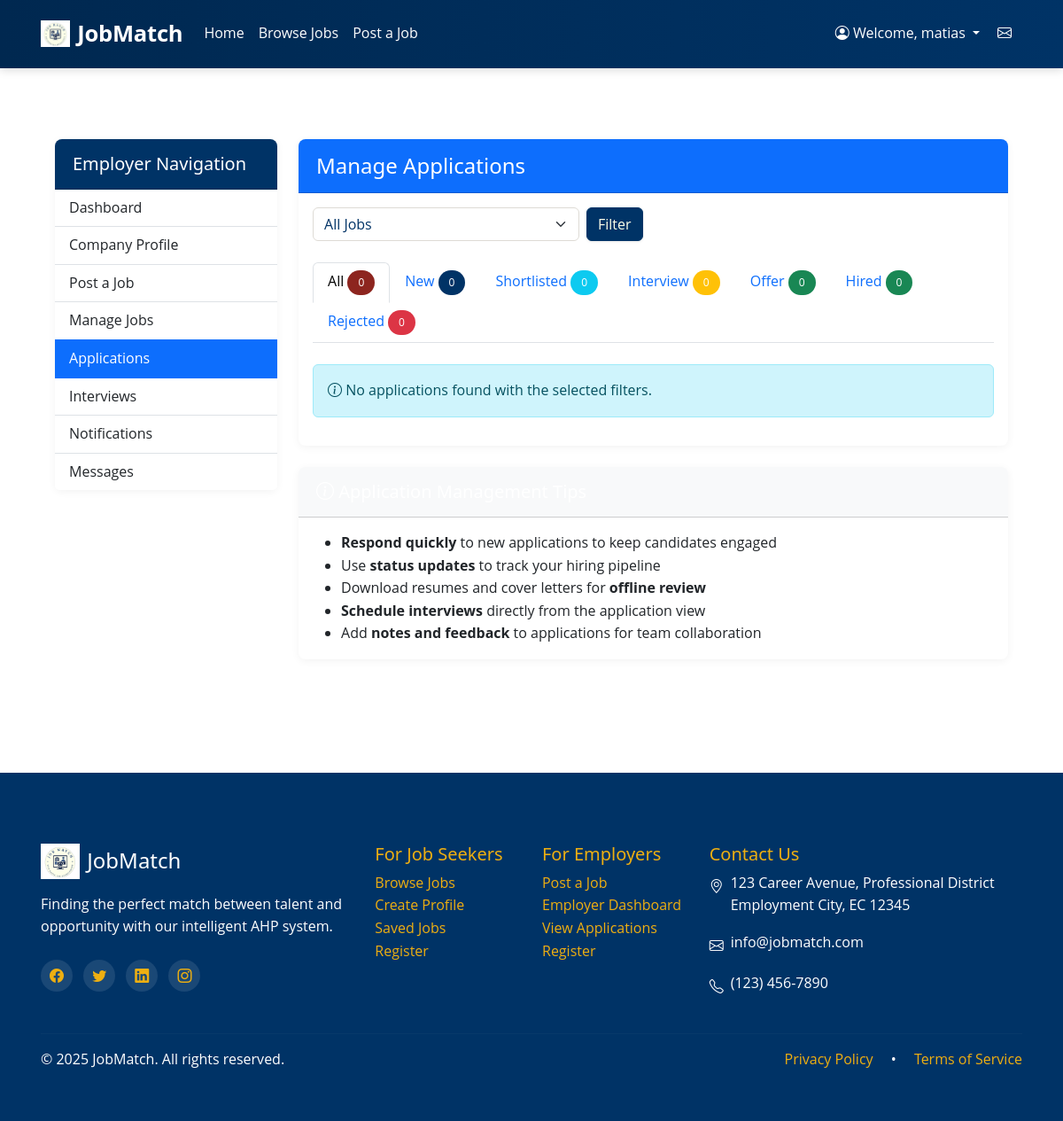
Before: /employer/manage-applications.php (signed in) with the older database file.
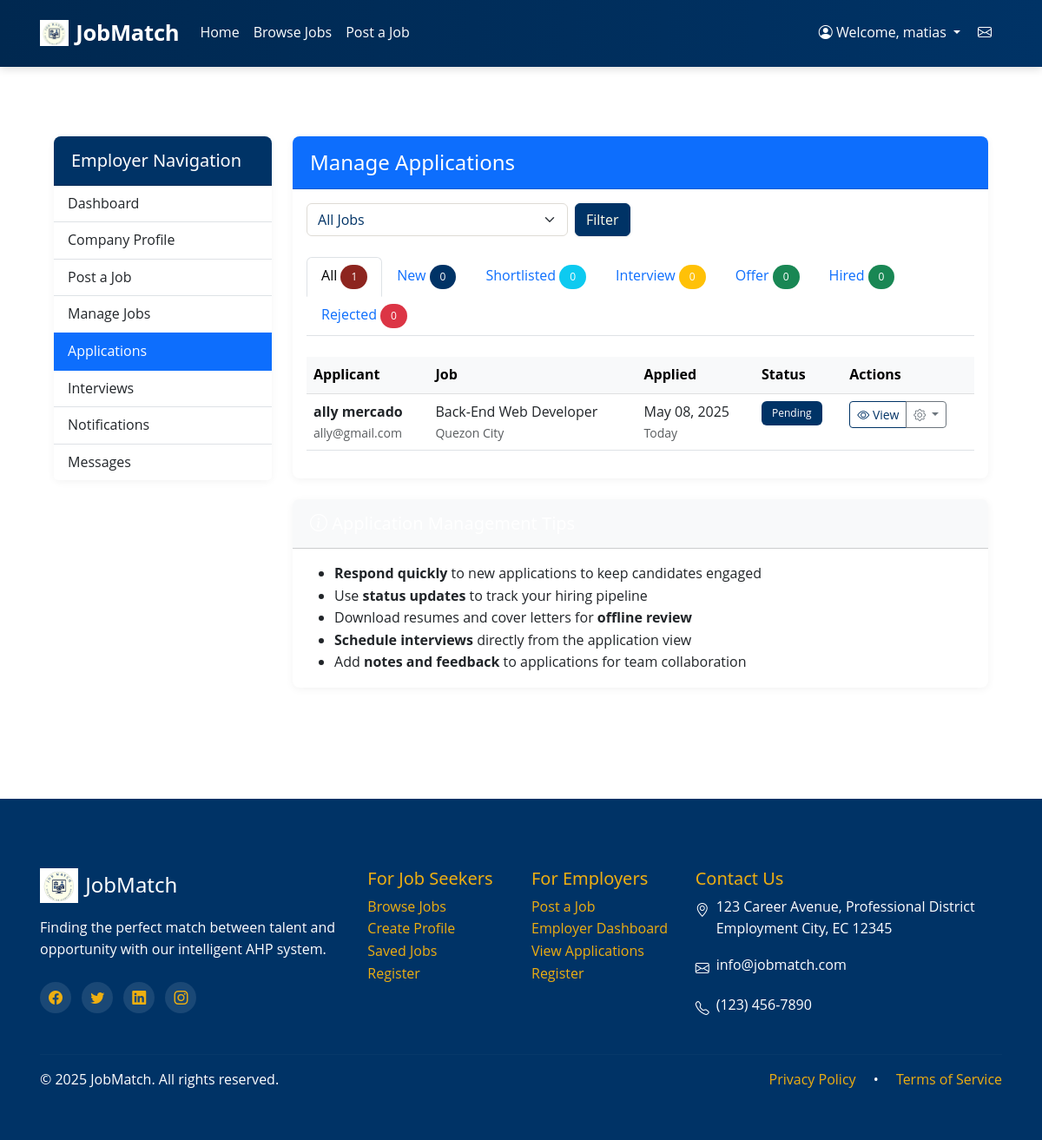
After: the same page with the newer database file.
### tables this page shows
CREATE TABLE `users` (
  `id` int NOT NULL,
  `username` varchar(50) NOT NULL,
  `password` varchar(255) NOT NULL,
  `email` varchar(100) NOT NULL,
  `user_type` enum('jobseeker','employer','admin') NOT NULL,
  `created_at` datetime DEFAULT CURRENT_TIMESTAMP
);

CREATE TABLE `jobseeker_profiles` (
  `id` int NOT NULL,
  `user_id` int NOT NULL,
  `first_name` varchar(100) DEFAULT NULL,
  `last_name` varchar(100) DEFAULT NULL,
  `phone` varchar(20) DEFAULT NULL,
  `address` varchar(255) DEFAULT NULL,
  `city` varchar(100) DEFAULT NULL,
  `state` varchar(100) DEFAULT NULL,
  `zip_code` varchar(20) DEFAULT NULL,
  `country` varchar(100) DEFAULT NULL,
  `resume_path` varchar(255) DEFAULT NULL,
  `skills` text,
  `experience` text,
  `education` text,
  `preferred_location` varchar(255) DEFAULT NULL,
  `expected_salary` varchar(100) DEFAULT NULL,
  `experience_years` int DEFAULT '0',
  `preferred_locations` text,
  `preferred_job_type` varchar(50) DEFAULT NULL,
  `preferred_industry` varchar(100) DEFAULT NULL,
  `preferred_salary_min` decimal(12,2) DEFAULT NULL,
  `preferred_salary_max` decimal(12,2) DEFAULT NULL,
  `remote_only` tinyint(1) NOT NULL DEFAULT '0',
  `job_alerts` tinyint(1) NOT NULL DEFAULT '1',
  `preferences_updated` datetime DEFAULT NULL,
  `salary_expectation` decimal(12,2) DEFAULT NULL
);

CREATE TABLE `jobs` (
  `id` int NOT NULL,
  `title` varchar(255) NOT NULL,
  `description` text NOT NULL,
  `category_id` int NOT NULL,
  `location` varchar(255) NOT NULL,
  `salary` varchar(100) DEFAULT NULL,
  `posted_date` datetime DEFAULT CURRENT_TIMESTAMP,
  `employer_id` int DEFAULT NULL,
  `salary_min` decimal(10,2) DEFAULT NULL,
  `salary_max` decimal(10,2) DEFAULT NULL,
  `required_experience` int DEFAULT '0',
  `status` enum('pending','active','rejected','expired','filled') NOT NULL DEFAULT 'pending',
  `is_featured` tinyint(1) NOT NULL DEFAULT '0',
  `created_at` timestamp NULL DEFAULT CURRENT_TIMESTAMP,
  `job_type` enum('full_time','part_time','contract','internship','remote') NOT NULL DEFAULT 'full_time',
  `requirements` text,
  `responsibilities` text
);

CREATE TABLE `job_applications` (
  `id` int NOT NULL,
  `user_id` int NOT NULL,
  `job_id` int NOT NULL,
  `apply_date` datetime DEFAULT CURRENT_TIMESTAMP,
  `resume_path` varchar(255) DEFAULT NULL,
  `cover_letter` text,
  `status` enum('pending','shortlisted','interviewed','offered','rejected','withdrawn') DEFAULT 'pending'
);

### employer/manage-applications.php (the view, shortened to what the rows shown need)
<?php
require_once '../config/db_connect.php';
$employer_id = $_SESSION['user_id'];
$job_filter = "";
$status_filter = "";
$sql = "SELECT a.*, a.apply_date as applied_date, j.title as job_title,
        j.location as job_location,
        u.username, u.email, /* Email from users table */
        jp.first_name, jp.last_name, jp.phone, jp.resume_path
        FROM job_applications a
        JOIN jobs j ON a.job_id = j.id
        JOIN users u ON a.user_id = u.id
        JOIN jobseeker_profiles jp ON a.user_id = jp.user_id
        WHERE j.employer_id = ? $job_filter $status_filter
        ORDER BY a.apply_date DESC";
$stmt = $conn->prepare($sql);
$stmt->bind_param("i", $employer_id);
$stmt->execute();
$result = $stmt->get_result();
$applications = [];
while ($row = $result->fetch_assoc()) {
    $applications[] = $row;
}
include '../includes/header.php';
?>
<div class="container py-4">
    <div class="row">
        <div class="col-md-9">
            <div class="card mb-4">
                <div class="card-body">
                    <?php if (empty($applications)): ?>
                        <div class="alert alert-info">
                            <i class="bi bi-info-circle"></i> No applications found with the selected filters.
                        </div>
                    <?php else: ?>
                        <div class="table-responsive">
                            <table class="table table-hover">
                                <thead class="table-light">
                                    <tr>
                                        <th>Applicant</th>
                                        <th>Job</th>
                                        <th>Applied</th>
                                        <th>Status</th>
                                        <th>Actions</th>
                                    </tr>
                                </thead>
                                <tbody>
                                    <?php foreach ($applications as $app): ?>
                                        <tr>
                                            <td>
                                                <div class="d-flex align-items-center">
                                                    <div>
                                                        <strong>
                                                            <?php echo htmlspecialchars($app['first_name'] . ' ' . $app['last_name']); ?>
                                                        </strong>
                                                        <div class="small text-muted"><?php echo htmlspecialchars($app['email']); ?></div>
                                                    </div>
                                                </div>
                                            </td>
                                            <td>
                                                <?php echo htmlspecialchars($app['job_title']); ?>
                                                <div class="small text-muted">
                                                    <?php echo htmlspecialchars($app['job_location']); ?>
                                                </div>
                                            </td>
                                            <td>
                                                <?php echo date('M d, Y', strtotime($app['applied_date'])); ?>
                                                <div class="small text-muted">
                                                    <?php
                                                    $daysAgo = floor((time() - strtotime($app['applied_date'])) / (60 * 60 * 24));
                                                    echo $daysAgo == 0 ? 'Today' : $daysAgo . ' days ago';
                                                    ?>
                                                </div>
                                            </td>
                                            <td>
                                                <?php
                                               $status_badge = 'secondary';
                                               switch ($app['status']) {
                                                   case 'pending': $status_badge = 'primary'; break;
                                               }
                                                ?>
                                                <span class="badge bg-<?php echo $status_badge; ?>">
                                                    <?php echo ucfirst($app['status']); ?>
                                                </span>
                                            </td>
                                            <td>
                                                <div class="btn-group">
                                                    <a href="application-details.php?id=<?php echo $app['id']; ?>" class="btn btn-sm btn-outline-primary">
                                                        <i class="bi bi-eye"></i> View
                                                    </a>
                                                    <button type="button" class="btn btn-sm btn-outline-secondary dropdown-toggle" data-bs-toggle="dropdown">
                                                        <i class="bi bi-gear"></i>
                                                    </button>
                                                </div>
                                            </td>
                                        </tr>
                                    <?php endforeach; ?>
                                </tbody>
                            </table>
                        </div>
                    <?php endif; ?>
                </div>
            </div>
        </div>
    </div>
</div>
<?php include '../includes/footer.php'; ?>

Changed rows visible on the page:
added users: jobseeker_profiles.first_name+last_name "ally mercado", email "ally@gmail.com", jobs.title "Back-End Web Developer", jobs.location "Quezon City", job_applications.apply_date "May 08, 2025", job_applications.status "Pending"
Other visible differences:
$status_counts['all']: "0" → "1"
text no longer shown: "No applications found with the selected filters."
text now shown: "Applicant Job Applied Status Actions"
